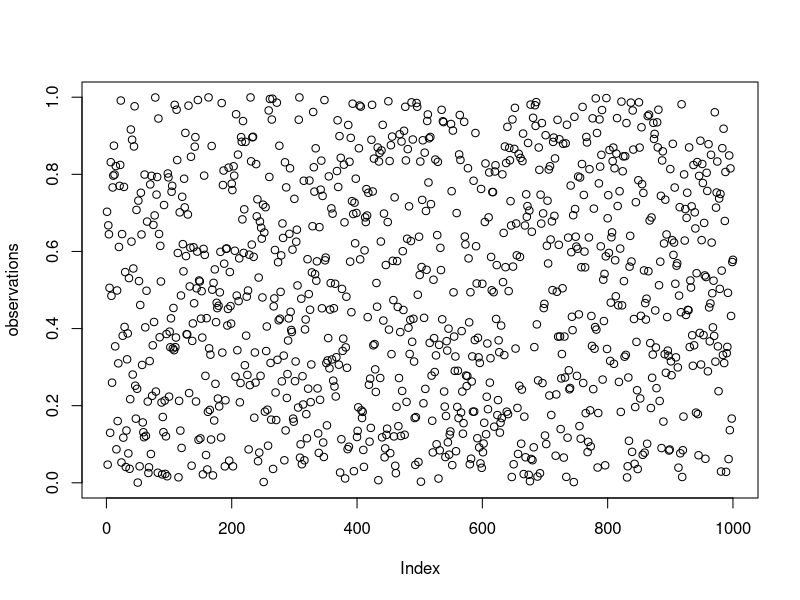

The R source for this figure:
## ---- chunk 1
observations <- runif(n = 1000, min = 0, max = 1)
## ---- chunk 2
summary(observations)
## ---- chunk 3
plot(observations)
